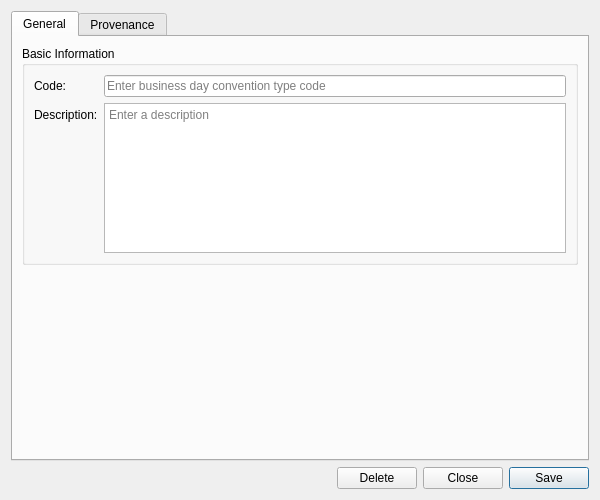
<?xml version="1.0" encoding="UTF-8"?>
<ui version="4.0">
 <class>BusinessDayConventionTypeDetailDialog</class>
 <widget class="QWidget" name="BusinessDayConventionTypeDetailDialog">
  <property name="geometry">
   <rect>
    <x>0</x>
    <y>0</y>
    <width>600</width>
    <height>500</height>
   </rect>
  </property>
  <property name="sizePolicy">
   <sizepolicy hsizetype="Preferred" vsizetype="Preferred">
    <horstretch>0</horstretch>
    <verstretch>0</verstretch>
   </sizepolicy>
  </property>
  <property name="minimumSize">
   <size>
    <width>600</width>
    <height>500</height>
   </size>
  </property>
  <property name="windowTitle">
   <string>Business Day Convention Type Details</string>
  </property>
  <layout class="QVBoxLayout" name="verticalLayout">
   <item>
    <widget class="QTabWidget" name="tabWidget">
     <property name="currentIndex"><number>0</number></property>
     <widget class="QWidget" name="generalTab">
      <attribute name="title"><string>General</string></attribute>
      <layout class="QVBoxLayout" name="generalLayout">
       <item>
        <widget class="QGroupBox" name="basicInfoGroup">
         <property name="title">
          <string>Basic Information</string>
         </property>
         <layout class="QFormLayout" name="formLayout">
          <item row="0" column="0">
           <widget class="QLabel" name="labelCode">
            <property name="text">
             <string>Code:</string>
            </property>
           </widget>
          </item>
          <item row="0" column="1">
           <widget class="QLineEdit" name="codeEdit">
            <property name="placeholderText">
             <string>Enter business day convention type code</string>
            </property>
           </widget>
          </item>
          <item row="1" column="0">
           <widget class="QLabel" name="labelDescription">
            <property name="text">
             <string>Description:</string>
            </property>
           </widget>
          </item>
          <item row="1" column="1">
           <widget class="QPlainTextEdit" name="descriptionEdit">
            <property name="minimumSize">
             <size>
              <width>0</width>
              <height>80</height>
             </size>
            </property>
            <property name="maximumSize">
             <size>
              <width>16777215</width>
              <height>150</height>
             </size>
            </property>
            <property name="placeholderText">
             <string>Enter a description</string>
            </property>
           </widget>
          </item>
         </layout>
        </widget>
       </item>
       <item>
        <spacer name="verticalSpacer">
         <property name="orientation">
          <enum>Qt::Vertical</enum>
         </property>
         <property name="sizeHint" stdset="0">
          <size>
           <width>20</width>
           <height>40</height>
          </size>
         </property>
        </spacer>
       </item>
      </layout>
     </widget>
     <widget class="QWidget" name="provenanceTab">
      <attribute name="title"><string>Provenance</string></attribute>
      <layout class="QVBoxLayout" name="provenanceTabLayout">
       <item>
        <widget class="ores::qt::ProvenanceWidget" name="provenanceWidget" native="true"/>
       </item>
      </layout>
     </widget>
    </widget>
   </item>
   <item>
    <layout class="QHBoxLayout" name="buttonLayout">
     <item>
      <spacer name="horizontalSpacer">
       <property name="orientation">
        <enum>Qt::Horizontal</enum>
       </property>
       <property name="sizeHint" stdset="0">
        <size>
         <width>40</width>
         <height>20</height>
        </size>
       </property>
      </spacer>
     </item>
     <item>
      <widget class="QPushButton" name="deleteButton">
       <property name="text">
        <string>Delete</string>
       </property>
      </widget>
     </item>
     <item>
      <widget class="QPushButton" name="closeButton">
       <property name="text">
        <string>Close</string>
       </property>
      </widget>
     </item>
     <item>
      <widget class="QPushButton" name="saveButton">
       <property name="text">
        <string>Save</string>
       </property>
       <property name="default">
        <bool>true</bool>
       </property>
      </widget>
     </item>
    </layout>
   </item>
  </layout>
 </widget>
 <customwidgets>
  <customwidget>
   <class>ores::qt::ProvenanceWidget</class>
   <extends>QWidget</extends>
   <header>ores.qt/ProvenanceWidget.hpp</header>
  </customwidget>
 </customwidgets>
 <resources/>
 <connections/>
</ui>
